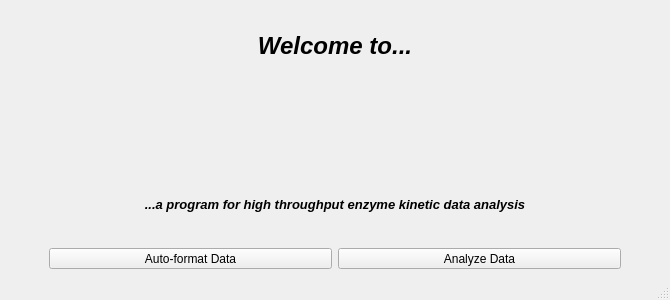
<?xml version="1.0" encoding="UTF-8"?>
<ui version="4.0">
 <class>MainWindow</class>
 <widget class="QMainWindow" name="MainWindow">
  <property name="geometry">
   <rect>
    <x>0</x>
    <y>0</y>
    <width>670</width>
    <height>300</height>
   </rect>
  </property>
  <property name="sizePolicy">
   <sizepolicy hsizetype="Preferred" vsizetype="Preferred">
    <horstretch>0</horstretch>
    <verstretch>0</verstretch>
   </sizepolicy>
  </property>
  <property name="windowTitle">
   <string>KmCalc</string>
  </property>
  <widget class="QWidget" name="centralwidget">
   <layout class="QGridLayout" name="gridLayout">
    <item row="1" column="2">
     <spacer name="horizontalSpacer_2">
      <property name="orientation">
       <enum>Qt::Horizontal</enum>
      </property>
      <property name="sizeType">
       <enum>QSizePolicy::Minimum</enum>
      </property>
      <property name="sizeHint" stdset="0">
       <size>
        <width>40</width>
        <height>20</height>
       </size>
      </property>
     </spacer>
    </item>
    <item row="0" column="1">
     <widget class="QLabel" name="label">
      <property name="sizePolicy">
       <sizepolicy hsizetype="Preferred" vsizetype="Minimum">
        <horstretch>0</horstretch>
        <verstretch>0</verstretch>
       </sizepolicy>
      </property>
      <property name="frameShadow">
       <enum>QFrame::Plain</enum>
      </property>
      <property name="text">
       <string>&lt;html&gt;&lt;head/&gt;&lt;body&gt;&lt;p align=&quot;center&quot;&gt;&lt;span style=&quot; font-size:18pt; font-weight:600; font-style:italic;&quot;&gt;Welcome to...&lt;/span&gt;&lt;/p&gt;&lt;/body&gt;&lt;/html&gt;</string>
      </property>
     </widget>
    </item>
    <item row="1" column="1">
     <widget class="QLabel" name="logo_label">
      <property name="sizePolicy">
       <sizepolicy hsizetype="Preferred" vsizetype="Preferred">
        <horstretch>0</horstretch>
        <verstretch>0</verstretch>
       </sizepolicy>
      </property>
      <property name="text">
       <string/>
      </property>
      <property name="scaledContents">
       <bool>true</bool>
      </property>
     </widget>
    </item>
    <item row="3" column="1">
     <layout class="QHBoxLayout" name="horizontalLayout_2">
      <item>
       <widget class="QToolButton" name="autoformat_btn">
        <property name="sizePolicy">
         <sizepolicy hsizetype="Minimum" vsizetype="Fixed">
          <horstretch>0</horstretch>
          <verstretch>0</verstretch>
         </sizepolicy>
        </property>
        <property name="text">
         <string>Auto-format Data</string>
        </property>
       </widget>
      </item>
      <item>
       <widget class="QToolButton" name="analyze_btn">
        <property name="sizePolicy">
         <sizepolicy hsizetype="Minimum" vsizetype="Fixed">
          <horstretch>0</horstretch>
          <verstretch>0</verstretch>
         </sizepolicy>
        </property>
        <property name="text">
         <string>Analyze Data</string>
        </property>
       </widget>
      </item>
     </layout>
    </item>
    <item row="1" column="0">
     <spacer name="horizontalSpacer">
      <property name="orientation">
       <enum>Qt::Horizontal</enum>
      </property>
      <property name="sizeType">
       <enum>QSizePolicy::Minimum</enum>
      </property>
      <property name="sizeHint" stdset="0">
       <size>
        <width>40</width>
        <height>20</height>
       </size>
      </property>
     </spacer>
    </item>
    <item row="2" column="1">
     <widget class="QLabel" name="label_2">
      <property name="text">
       <string>&lt;html&gt;&lt;head/&gt;&lt;body&gt;&lt;p align=&quot;center&quot;&gt;&lt;span style=&quot; font-size:10pt; font-weight:600; font-style:italic;&quot;&gt;...a program for high throughput enzyme kinetic data analysis&lt;/span&gt;&lt;/p&gt;&lt;/body&gt;&lt;/html&gt;</string>
      </property>
      <property name="wordWrap">
       <bool>true</bool>
      </property>
     </widget>
    </item>
   </layout>
  </widget>
  <widget class="QStatusBar" name="statusbar"/>
 </widget>
 <resources/>
 <connections/>
</ui>
